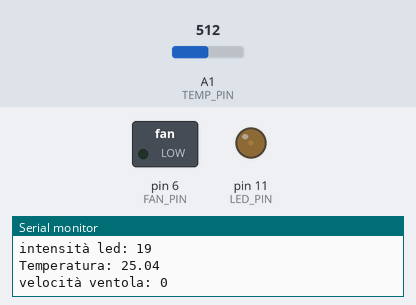
A sketch run on a simulated Arduino Uno, built with avr-gcc and run on an emulated ATmega328P. Shown: switched loads named in the sketch (green lamp = pin HIGH), output pins drawn as LEDs (lit = HIGH), the last lines printed to the serial monitor. The test bench sets the inputs (shaded band); at power-on: A1 (TEMP_PIN) = 512.

Above: at 10.8 s.
10.9 s: A1 (TEMP_PIN) set to 716
At 21.2 s:
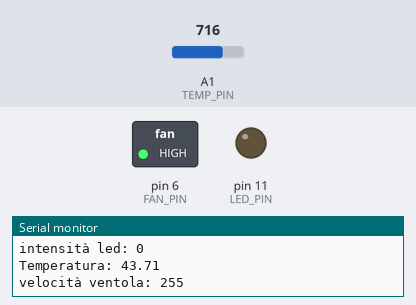
21.5 s: A1 (TEMP_PIN) set to 511
At 31.0 s:
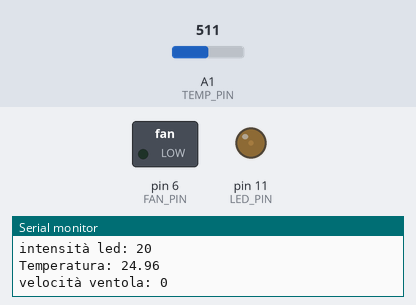
31.5 s: A1 (TEMP_PIN) set to 306
At 41.0 s:
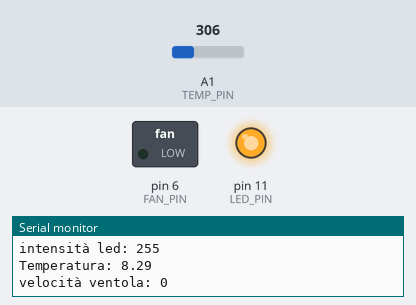
41.5 s: A1 (TEMP_PIN) set to 900
At 51.1 s:
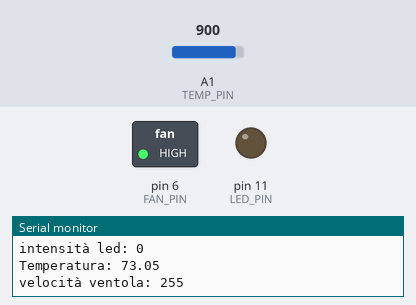
51.5 s: A1 (TEMP_PIN) set to 1013
61.2 s: A1 (TEMP_PIN) set to 1023
At 71.5 s:
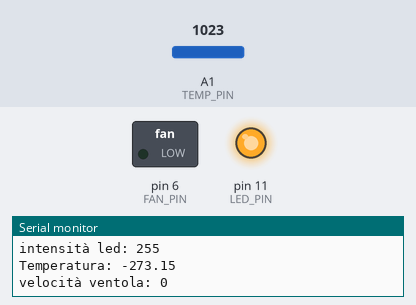
Timing chart, 0 to 72.6 s (numbered marks = the images above; inputs shaded):
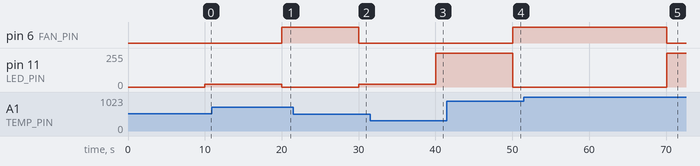

Measured:
- the behaviour switches between 1022 and 1023 on A1 (TEMP_PIN) (found by bisection; images 4 and 5)
- after the input at 10.9 s, pin 6 (FAN_PIN): LOW → HIGH after 9.1 s; pin 11 (LED_PIN): 19/255 → 0/255 after 9.1 s
- after the input at 21.5 s, pin 6 (FAN_PIN): HIGH → LOW after 8.5 s; pin 11 (LED_PIN): 0/255 → 20/255 after 8.5 s
- after the input at 31.5 s, pin 11 (LED_PIN): 20/255 → 255/255 after 8.6 s
- after the input at 41.5 s, pin 6 (FAN_PIN): LOW → HIGH after 8.6 s; pin 11 (LED_PIN): 255/255 → 0/255 after 8.6 s
- after the input at 61.2 s, pin 6 (FAN_PIN): HIGH → LOW after 8.9 s; pin 11 (LED_PIN): 0/255 → 255/255 after 8.9 s

The sketch:

lab2_versioneInClasse.ino
```cpp
const int TEMP_PIN = A1;
const int LED_PIN = 11;
const int FAN_PIN = 6;
const int B = 4275;
const int long R0 = 100000;
const int Vcc = 1023;
const float T0 = 298.15;
void setup() {
  pinMode(TEMP_PIN, INPUT);
  pinMode(LED_PIN, OUTPUT);
  Serial.begin(9600);
  while (!Serial);
  Serial.println("Lab 1 parte 2 starting");
}
float convertTension () {
  float sensorVal = analogRead(TEMP_PIN);
  float R = ((Vcc / sensorVal) - 1.0) * R0;
  float T = 1 / (log(R / R0) / B + 1 / T0) - 273.15;
  Serial.print("Temperatura: ");
  Serial.println(T);
  return T;
}
void changeSpeed() {
  float T = convertTension();
  // float T = convertTension(sensorVal);
  int V;
  if (T >= 25 && T <= 38) {
    V = (T - 25) * 20;
  }
  else if (T > 38) {
    V = 255;
  }
  else {
    V = 0;
  }
  analogWrite(FAN_PIN, V);
  Serial.print("velocità ventola: ");
  Serial.println(V);
  delay(1e4);
}
void changeLed() {
  float T = convertTension();
  int I;
  if (T <= 26 && T >= 13) {
    I = (26 - T) * 20;
  }
  else if (T < 13) {
    I = 255;
  }
  else {
    I = 0;
  }
  analogWrite(LED_PIN, I);
  Serial.print("intensità led: ");
  Serial.println(I);
}

void loop() {
  changeSpeed();
  changeLed();
}
```
